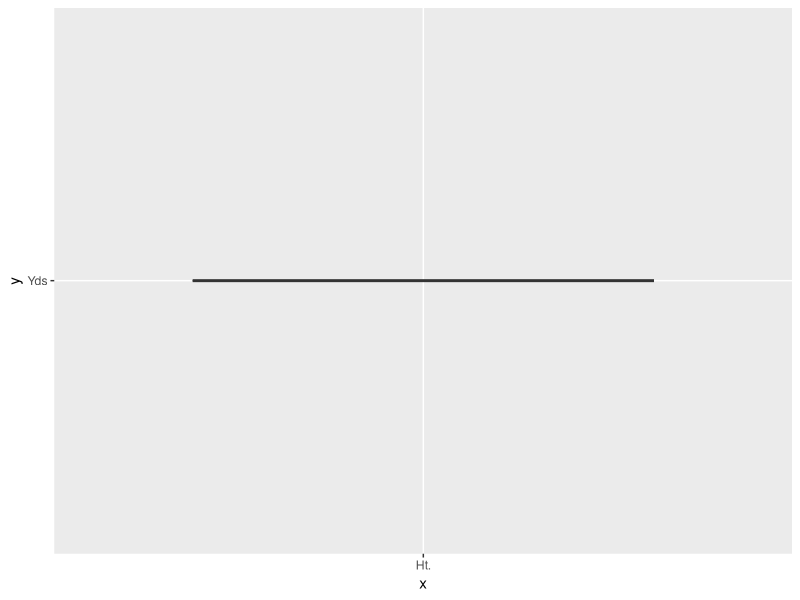

R code for this plot:
## ---- chunk 1
knitr::opts_chunk$set(echo=TRUE,message=FALSE,warning=FALSE,error=TRUE,
                      fig.width=6,fig.height=6,fig.align='center')
library(tidyverse)
## ---- chunk 2
qb = read_csv('qb_starters.csv')
ggplot(qb, aes(x='Ht.', y='Yds')) + geom_boxplot()
qb
